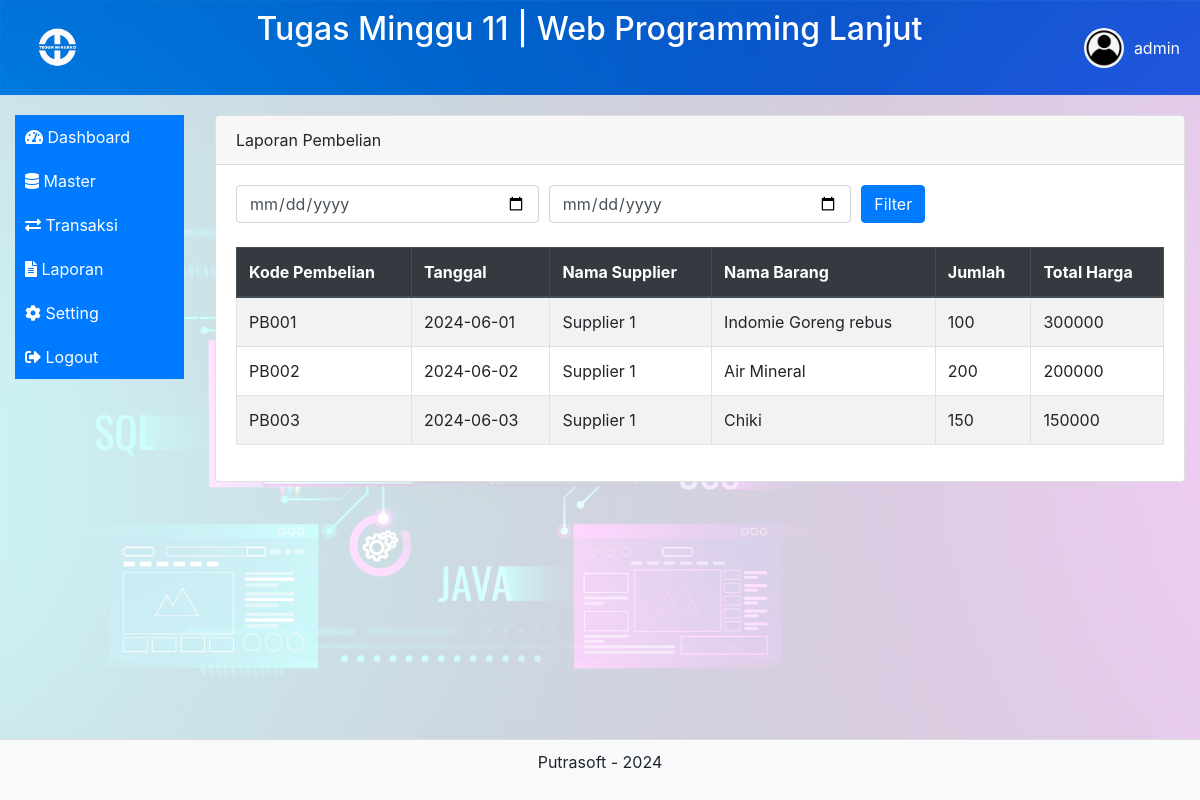
The app's page /laporan_pembelian.php (signed in) with its own data.
### tables this page shows
CREATE TABLE IF NOT EXISTS `pembelian` (
  `Kode_Pembelian` varchar(100) NOT NULL,
  `Tanggal` date NOT NULL,
  `Kode_Supplier` varchar(100) NOT NULL,
  `Kode_Barang` varchar(10) NOT NULL,
  `Jumlah` int(11) NOT NULL,
  `Total_Harga` decimal(10,0) NOT NULL,
  PRIMARY KEY (`Kode_Pembelian`)
);

CREATE TABLE IF NOT EXISTS `supplier` (
  `Kode_Supplier` varchar(100) NOT NULL,
  `Nama` varchar(100) NOT NULL,
  `Alamat` text NOT NULL,
  `Email` varchar(100) NOT NULL,
  `Telepon` varchar(100) NOT NULL,
  `Foto` varchar(255) NOT NULL,
  PRIMARY KEY (`Kode_Supplier`)
);

CREATE TABLE IF NOT EXISTS `barang` (
  `Kode` varchar(10) NOT NULL DEFAULT '',
  `Nama` varchar(255) DEFAULT NULL,
  `Kode_Jenis` varchar(50) NOT NULL,
  `Harga` decimal(10,0) DEFAULT NULL,
  PRIMARY KEY (`Kode`)
);

### laporan_pembelian.php (the view)
<?php
include("header.php");
require 'db.php';
echo '<div class="container-fluid">';
echo '<div class="row">';
echo '<nav class="col-md-2 sidebar">';
include("menu.php");
echo '</nav>';
echo '<main class="col-md-10 content">';
echo '<div class="card">';
echo '<div class="card-header">Laporan Pembelian</div>';
echo '<div class="card-body">';
echo '<form method="post" class="mb-4">';
echo '<div class="form-row">';
echo '<div class="col">';
echo '<input type="date" name="start_date" class="form-control" placeholder="Start Date">';
echo '</div>';
echo '<div class="col">';
echo '<input type="date" name="end_date" class="form-control" placeholder="End Date">';
echo '</div>';
echo '<div class="col">';
echo '<button type="submit" class="btn btn-primary">Filter</button>';
echo '</div>';
echo '</div>';
echo '</form>';
$start_date = isset($_POST['start_date']) ? $_POST['start_date'] : '1970-01-01';
$end_date = isset($_POST['end_date']) ? $_POST['end_date'] : date('Y-m-d');
$sql = "SELECT pembelian.Kode_Pembelian, pembelian.Tanggal, supplier.Nama AS Nama_Supplier, barang.Nama AS Nama_Barang, pembelian.Jumlah, pembelian.Total_Harga
        FROM pembelian
        JOIN supplier ON pembelian.Kode_Supplier = supplier.Kode_Supplier
        JOIN barang ON pembelian.Kode_Barang = barang.Kode
        WHERE pembelian.Tanggal BETWEEN :start_date AND :end_date";
$stmt = $conn->prepare($sql);
$stmt->bindValue(':start_date', $start_date);
$stmt->bindValue(':end_date', $end_date);
$stmt->execute();
$purchases = $stmt->fetchAll(PDO::FETCH_ASSOC);
if ($purchases) {
    echo '<div class="table-responsive">';
    echo '<table class="table table-bordered table-striped">';
    echo '<thead class="thead-dark">';
    echo '<tr>';
    echo '<th scope="col">Kode Pembelian</th>';
    echo '<th scope="col">Tanggal</th>';
    echo '<th scope="col">Nama Supplier</th>';
    echo '<th scope="col">Nama Barang</th>';
    echo '<th scope="col">Jumlah</th>';
    echo '<th scope="col">Total Harga</th>';
    echo '</tr>';
    echo '</thead>';
    echo '<tbody>';
    foreach ($purchases as $purchase) {
        echo '<tr>';
        echo '<td>' . htmlspecialchars($purchase['Kode_Pembelian']) . '</td>';
        echo '<td>' . htmlspecialchars($purchase['Tanggal']) . '</td>';
        echo '<td>' . htmlspecialchars($purchase['Nama_Supplier']) . '</td>';
        echo '<td>' . htmlspecialchars($purchase['Nama_Barang']) . '</td>';
        echo '<td>' . htmlspecialchars($purchase['Jumlah']) . '</td>';
        echo '<td>' . htmlspecialchars($purchase['Total_Harga']) . '</td>';
        echo '</tr>';
    }
    echo '</tbody>';
    echo '</table>';
    echo '</div>';
} else {
    echo '<div class="alert alert-warning">No purchases found for the selected date range.</div>';
}
echo '</div>';
echo '</div>';
echo '</main>';
echo '</div>';
echo '</div>';
include("footer.php");
?>

### header.php (style rules this page uses)
body { display: flex; flex-direction: column; min-height: 100vh; background-image: url('assets/img/background.jpg'); background-size: cover; background-repeat: no-repeat; background-attachment: fixed; }
.container-fluid { flex: 1; background-color: rgba(255, 255, 255, 0.8); }
.sidebar { height: 100%; border-right: 1px solid #ddd; padding-right: 10px; margin-top: 20px; }
.content { padding: 20px; }

### records on screen
pembelian: Kode_Pembelian "PB001", Tanggal "2024-06-01", Kode_Supplier.Nama "Supplier 1", Kode_Barang.Nama "Indomie Goreng rebus", Jumlah "100", Total_Harga "300000"
pembelian: Kode_Pembelian "PB002", Tanggal "2024-06-02", Kode_Supplier.Nama "Supplier 1", Kode_Barang.Nama "Air Mineral", Jumlah "200", Total_Harga "200000"
pembelian: Kode_Pembelian "PB003", Tanggal "2024-06-03", Kode_Supplier.Nama "Supplier 1", Kode_Barang.Nama "Chiki", Jumlah "150", Total_Harga "150000"

### other values on screen
$title "Tugas Minggu 11 | Web Programming Lanjut"
$Email "admin"
